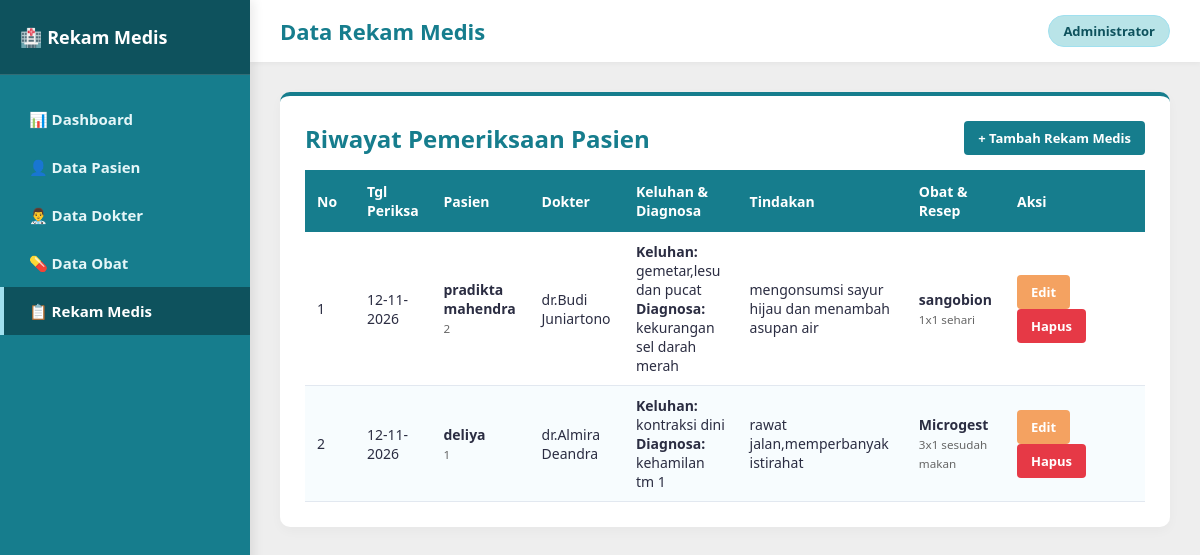
The page /rekam_medis/rekam_medis/rekam_medis/index.php on the database its author committed.
### tables this page shows
CREATE TABLE `rekam_medis` (
  `id_rekam` int(11) NOT NULL,
  `id_pasien` int(11) NOT NULL,
  `id_dokter` int(11) NOT NULL,
  `id_obat` int(11) NOT NULL,
  `tanggal_periksa` date NOT NULL,
  `keluhan` text NOT NULL,
  `diagnosa` text NOT NULL,
  `tindakan` text NOT NULL,
  `resep` varchar(100) NOT NULL
);

CREATE TABLE `pasien` (
  `id_pasien` int(11) NOT NULL,
  `no_rm` varchar(20) NOT NULL,
  `nama_pasien` varchar(100) NOT NULL,
  `jenis_kelamin` enum('L','P') NOT NULL,
  `tanggal_lahir` date NOT NULL,
  `alamat` text NOT NULL
);

CREATE TABLE `dokter` (
  `id_dokter` int(11) NOT NULL,
  `nama_dokter` varchar(100) NOT NULL,
  `spesialisasi` varchar(50) NOT NULL
);

CREATE TABLE `obat` (
  `id_obat` int(11) NOT NULL,
  `nama_obat` varchar(100) NOT NULL,
  `satuan` varchar(30) NOT NULL,
  `stok` int(11) NOT NULL
);

### rekam_medis/rekam_medis/rekam_medis/index.php (the view, shortened to what this page needs)
<?php
include '../koneksi.php';
?>
<!DOCTYPE html>
<html lang="id">
<head>
    <link rel="stylesheet" href="../style.css">
</head>
<body>
    <aside class="sidebar">
        <div class="sidebar-header">
            <h2>🏥 Rekam Medis</h2>
        </div>
        <ul class="sidebar-menu">
            <li><a href="../index.php">📊 Dashboard</a></li>
            <li><a href="../pasien/index.php">👤 Data Pasien</a></li>
            <li><a href="../dokter/index.php">👨‍⚕️ Data Dokter</a></li>
            <li><a href="../obat/index.php">💊 Data Obat</a></li>
            <li><a href="index.php" class="active">📋 Rekam Medis</a></li>
        </ul>
    </aside>
    <main class="main-content">
        <div class="top-bar">
            <h1>Data Rekam Medis</h1>
            <span class="user-badge">Administrator</span>
        </div>
        <div class="card">
            <div style="display: flex; justify-content: space-between; align-items: center; margin-bottom: 15px;">
                <h2 style="border: none; margin: 0; padding: 0;">Riwayat Pemeriksaan Pasien</h2>
                <a href="tambah.php" class="btn">+ Tambah Rekam Medis</a>
            </div>
            <table>
                <thead>
                    <tr>
                        <th style="width: 50px;">No</th>
                        <th>Tgl Periksa</th>
                        <th>Pasien</th>
                        <th>Dokter</th>
                        <th>Keluhan & Diagnosa</th>
                        <th>Tindakan</th>
                        <th>Obat & Resep</th>
                        <th style="width: 140px;">Aksi</th>
                    </tr>
                </thead>
                <tbody>
                    <?php
                    $no = 1;
                    $sql = "SELECT rekam_medis.*,
                                   pasien.nama_pasien, pasien.no_rm,
                                   dokter.nama_dokter,
                                   obat.nama_obat
                            FROM rekam_medis
                            JOIN pasien ON rekam_medis.id_pasien = pasien.id_pasien
                            JOIN dokter ON rekam_medis.id_dokter = dokter.id_dokter
                            JOIN obat ON rekam_medis.id_obat = obat.id_obat
                            ORDER BY id_rekam DESC";
                    $query = mysqli_query($conn, $sql);
                    if (mysqli_num_rows($query) > 0) {
                        while ($r = mysqli_fetch_assoc($query)) {
                    ?>
                    <tr>
                        <td><?= $no++ ?></td>
                        <td><?= date('d-m-Y', strtotime($r['tanggal_periksa'])) ?></td>
                        <td><b><?= $r['nama_pasien'] ?></b><br><small style="color:#666;"><?= $r['no_rm'] ?></small></td>
                        <td><?= $r['nama_dokter'] ?></td>
                        <td>
                            <b>Keluhan:</b> <?= $r['keluhan'] ?><br>
                            <b>Diagnosa:</b> <?= $r['diagnosa'] ?>
                        </td>
                        <td><?= $r['tindakan'] ?></td>
                        <td>
                            <b><?= $r['nama_obat'] ?></b><br>
                            <small style="color:#666;"><?= $r['resep'] ?></small>
                        </td>
                        <td>
                            <a href="edit.php?id=<?= $r['id_rekam'] ?>" class="btn btn-warning">Edit</a>
                            <a href="hapus.php?id=<?= $r['id_rekam'] ?>" onclick="return confirm('Yakin ingin menghapus catatan rekam medis ini?')" class="btn btn-danger">Hapus</a>
                        </td>
                    </tr>
                    <?php
                        }
                    } else {
                        echo "<tr><td colspan='8' style='text-align:center;'>Belum ada catatan rekam medis.</td></tr>";
                    }
                    ?>
                </tbody>
            </table>
        </div>
    </main>
</body>
</html>

### rekam_medis/rekam_medis/style.css (style rules this page uses)
:root { --primary: #167D8D; --primary-dark: #0E525D; --secondary: #A0E0EF; --accent-light: #B9E4E8; --light-bg: #EEEEEE; --card-bg: #ffffff; --text-color: #2b2d42; --danger: #e63946; --warning: #f4a261; --sidebar-width: 250px; }
* { box-sizing: border-box; }
body { font-family: 'Segoe UI', Tahoma, Geneva, Verdana, sans-serif; background-color: var(--light-bg); color: var(--text-color); margin: 0; padding: 0; display: flex; min-height: 100vh; }
.sidebar { width: var(--sidebar-width); background-color: var(--primary); color: white; position: fixed; top: 0; bottom: 0; left: 0; display: flex; flex-direction: column; box-shadow: 4px 0 10px rgba(0,0,0,0.08); z-index: 100; }
.sidebar-header { padding: 25px 20px; background-color: var(--primary-dark); border-bottom: 1px solid rgba(255,255,255,0.15); }
.sidebar-header h2 { margin: 0; font-size: 18px; color: #ffffff; display: flex; align-items: center; gap: 10px; }
.sidebar-menu { list-style: none; padding: 20px 0; margin: 0; }
.sidebar-menu li a { display: flex; align-items: center; gap: 12px; padding: 14px 25px; color: #e5f6f8; text-decoration: none; font-weight: 600; font-size: 15px; transition: all 0.3s ease; border-left: 4px solid transparent; }
.sidebar-menu li a:hover, .sidebar-menu li a.active { background-color: var(--primary-dark); color: #ffffff; border-left-color: var(--secondary); }
.main-content { margin-left: var(--sidebar-width); flex: 1; padding: 30px; }
.top-bar { background: white; padding: 15px 30px; margin: -30px -30px 30px -30px; box-shadow: 0 2px 5px rgba(0,0,0,0.04); display: flex; justify-content: space-between; align-items: center; }
.top-bar h1 { margin: 0; font-size: 22px; color: var(--primary); }
.user-badge { background: var(--accent-light); color: var(--primary-dark); padding: 6px 14px; border-radius: 20px; font-weight: 600; font-size: 13px; border: 1px solid var(--secondary); }
.card { background: var(--card-bg); padding: 25px; border-radius: 10px; box-shadow: 0 4px 12px rgba(0,0,0,0.03); margin-bottom: 25px; border-top: 4px solid var(--primary); }
.card h2 { margin-top: 0; color: var(--primary); }
table { width: 100%; border-collapse: collapse; margin-top: 15px; }
table th { background-color: var(--primary); color: white; padding: 12px; text-align: left; font-size: 14px; }
table td { padding: 10px 12px; border-bottom: 1px solid #e2e8f0; font-size: 14px; }
table tr:nth-child(even) { background-color: #f7fcfe; }
.btn { display: inline-block; padding: 8px 14px; background-color: var(--primary); color: white; border: none; border-radius: 4px; cursor: pointer; text-decoration: none; font-size: 13px; font-weight: 600; transition: 0.2s; }
.btn-warning { background-color: var(--warning); color: #ffffff; }
.btn-danger { background-color: var(--danger); }

### rows shown on the page
rekam_medis: tanggal_periksa "12-11-2026", id_pasien.nama_pasien "pradikta mahendra", id_pasien.no_rm "2", id_dokter.nama_dokter "dr.Budi Juniartono", keluhan "gemetar,lesu dan pucat", diagnosa "kekurangan sel darah merah", tindakan "mengonsumsi sayur hijau dan menambah asupan air", id_obat.nama_obat "sangobion", resep "1x1 sehari"
rekam_medis: tanggal_periksa "12-11-2026", id_pasien.nama_pasien "deliya", id_pasien.no_rm "1", id_dokter.nama_dokter "dr.Almira Deandra", keluhan "kontraksi dini", diagnosa "kehamilan tm 1", tindakan "rawat jalan,memperbanyak istirahat", id_obat.nama_obat "Microgest", resep "3x1 sesudah makan"
